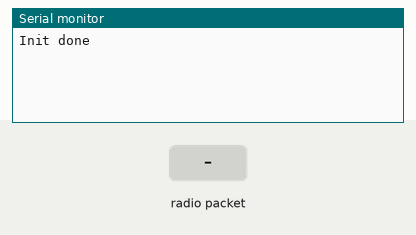
Bench run of a sketch on a simulated Arduino Uno, built with avr-gcc and run on an emulated ATmega328P. Parts: the last lines printed to the serial monitor. Inputs (shaded band) come from the test bench. No radio packets arrive unless stated.

Above: at 1.2 s.
1.3 s: radio packet "1" arrives
At 2.5 s:
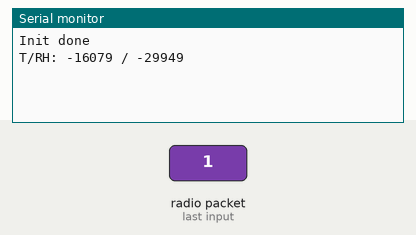
2.8 s: radio packet "0" arrives
At 3.9 s:
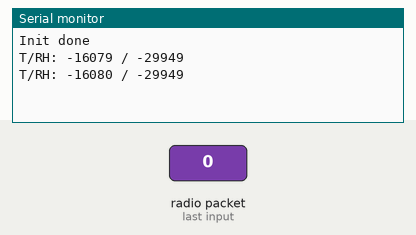
4.3 s: radio packet "2" arrives
At 5.0 s:
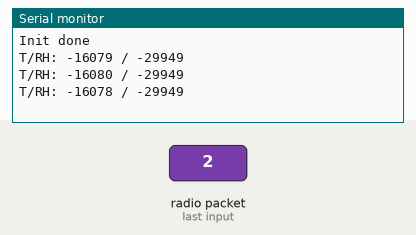

Measured:
- after the input at 1.3 s, the serial monitor: prints a new line at once (image 1)
- after the input at 2.8 s, the serial monitor: prints a new line at once (image 2)
- after the input at 4.3 s, the serial monitor: prints a new line at once (image 3)

The sketch:

433_mqtt_bridge.ino
```cpp
#include <RH_ASK.h>
#include <SPI.h> // Not actually used but needed to compile
//RH_ASK rf;
RH_ASK rf(2000, 12, 4, 5); // ESP8266: do not use pin 11


// PIN D2 = RF receive (interrupt 0)

#define DEBUG

#ifdef DEBUG
#define PRINT(x)  Serial.print (x)
#define PRINTL(x)  Serial.println (x)
#else
#define PRINT(x)
#define PRINTL(x)
#endif

struct {
  int temp = 0;
  int rh = 0;
  int p = 0;
  int r;
  int g;
  int b;
  int c;
} env;
//byte rx_buf[sizeof(env)] = {0};

/*union {
  int32_t combined;
  struct {
    int16_t speedref, dir;
  } decomp;
  } controls;*/

long prevRXmillis;

void setup() {
  // put your setup code here, to run once:
  Serial.begin(9600);


  if (!rf.init())
    Serial.println("init failed");

  PRINTL("Init done");
}

void loop() {
  // put your main code here, to run repeatedly:
  //uint8_t rx_buf[RH_ASK_MAX_MESSAGE_LEN];

  uint8_t rx_buf[(int)(ceil(sizeof(env)))];
  uint8_t buflen = sizeof(rx_buf);
  if (rf.recv(rx_buf, &buflen)) // Non-blocking
  {
    memcpy(&env, rx_buf, sizeof(env));

    PRINT("T/RH: "); PRINT(env.temp); PRINT(" / "); PRINTL(env.rh);

    prevRXmillis = millis();

  }


  // Reset controls 500ms after last receive
  if (millis() - prevRXmillis > 500) {
    ;
  }

}
```
